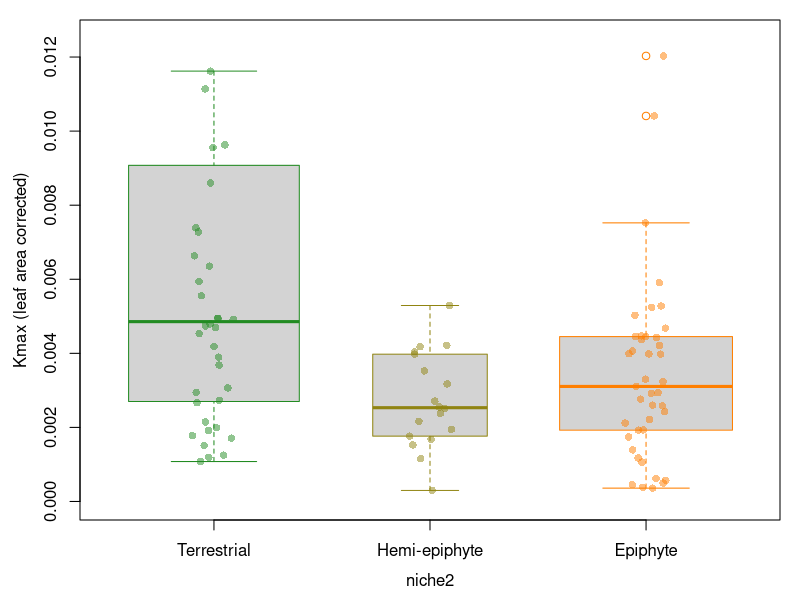

The R script that drew this image:
#plot kmax scaled to leaf area from vulnerability curves

kleaf <- read.csv("calculated_data/kleaf.csv")

#reorder from ground to canopy 
kleaf$niche2<-factor(kleaf$niche2, 
                     levels=c("terrestrial", "hemi-epiphyte", "epiphyte"))


#plotbits
boxlabs <- c("Terrestrial", "Hemi-epiphyte", "Epiphyte")

gradient <- colorRampPalette(c("forestgreen","darkorange1"))
palette(gradient(3))
trtcols <- palette(gradient(3))
library(scales)
library(doBy)
trtcols2 <- c(alpha(trtcols[1], .5), alpha(trtcols[2], .5),alpha(trtcols[3], .5))

 # windows()
par(mgp=c(2.5,1,0),mar=c(4,4,1,1), cex.lab=1)

#kmax leaf
boxplot(kmax_leaf ~ niche2, data=kleaf, xaxt='n',ylim=c(0, .0125),
        ylab="Kmax (leaf area corrected)",
        varwidth=TRUE,border=trtcols)
axis(1, labels=boxlabs, at=1:3)
stripchart(kmax_leaf ~ niche2, data = kleaf,
           vertical = TRUE, method = "jitter",
           pch = 16,  col= trtcols2, xaxt='n', add=TRUE) 

